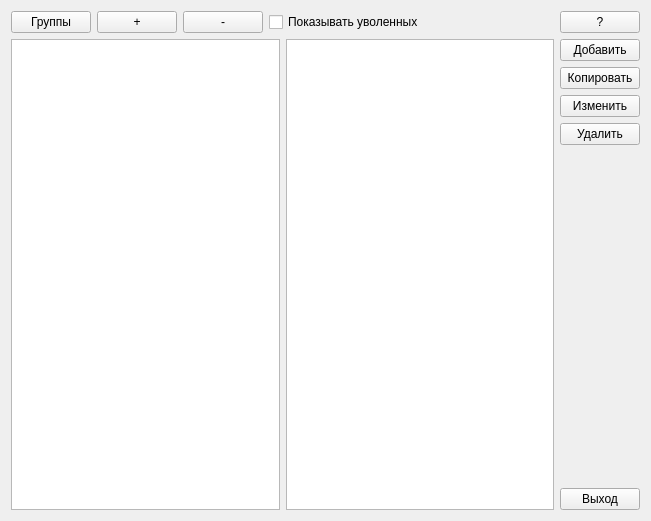
<?xml version="1.0" encoding="UTF-8"?>
<ui version="4.0">
 <class>WorkersWindow</class>
 <widget class="QWidget" name="WorkersWindow">
  <property name="geometry">
   <rect>
    <x>0</x>
    <y>0</y>
    <width>651</width>
    <height>521</height>
   </rect>
  </property>
  <property name="windowTitle">
   <string>Form</string>
  </property>
  <layout class="QVBoxLayout" name="verticalLayout_2">
   <item>
    <layout class="QHBoxLayout" name="horizontalLayout">
     <property name="sizeConstraint">
      <enum>QLayout::SizeConstraint::SetDefaultConstraint</enum>
     </property>
     <item>
      <widget class="QPushButton" name="pushButton">
       <property name="sizePolicy">
        <sizepolicy hsizetype="Minimum" vsizetype="Fixed">
         <horstretch>0</horstretch>
         <verstretch>0</verstretch>
        </sizepolicy>
       </property>
       <property name="text">
        <string>Группы</string>
       </property>
      </widget>
     </item>
     <item>
      <widget class="QPushButton" name="pushButton_2">
       <property name="sizePolicy">
        <sizepolicy hsizetype="Minimum" vsizetype="Fixed">
         <horstretch>0</horstretch>
         <verstretch>0</verstretch>
        </sizepolicy>
       </property>
       <property name="text">
        <string>+</string>
       </property>
      </widget>
     </item>
     <item>
      <widget class="QPushButton" name="pushButton_3">
       <property name="sizePolicy">
        <sizepolicy hsizetype="Minimum" vsizetype="Maximum">
         <horstretch>0</horstretch>
         <verstretch>0</verstretch>
        </sizepolicy>
       </property>
       <property name="text">
        <string>-</string>
       </property>
      </widget>
     </item>
     <item>
      <widget class="QCheckBox" name="checkBox">
       <property name="sizePolicy">
        <sizepolicy hsizetype="Maximum" vsizetype="Fixed">
         <horstretch>0</horstretch>
         <verstretch>0</verstretch>
        </sizepolicy>
       </property>
       <property name="text">
        <string>Показывать уволенных</string>
       </property>
      </widget>
     </item>
     <item>
      <spacer name="horizontalSpacer">
       <property name="orientation">
        <enum>Qt::Orientation::Horizontal</enum>
       </property>
       <property name="sizeHint" stdset="0">
        <size>
         <width>40</width>
         <height>20</height>
        </size>
       </property>
      </spacer>
     </item>
     <item>
      <widget class="QPushButton" name="pushButton_4">
       <property name="sizePolicy">
        <sizepolicy hsizetype="Minimum" vsizetype="Fixed">
         <horstretch>0</horstretch>
         <verstretch>0</verstretch>
        </sizepolicy>
       </property>
       <property name="text">
        <string>?</string>
       </property>
      </widget>
     </item>
    </layout>
   </item>
   <item>
    <layout class="QHBoxLayout" name="horizontalLayout_3">
     <item>
      <widget class="QTreeView" name="treeView"/>
     </item>
     <item>
      <widget class="QTableView" name="tableView"/>
     </item>
     <item>
      <layout class="QVBoxLayout" name="verticalLayout_3">
       <item>
        <widget class="QPushButton" name="pushButton_6">
         <property name="text">
          <string>Добавить</string>
         </property>
        </widget>
       </item>
       <item>
        <widget class="QPushButton" name="pushButton_5">
         <property name="text">
          <string>Копировать</string>
         </property>
        </widget>
       </item>
       <item>
        <widget class="QPushButton" name="pushButton_7">
         <property name="text">
          <string>Изменить</string>
         </property>
        </widget>
       </item>
       <item>
        <widget class="QPushButton" name="pushButton_8">
         <property name="text">
          <string>Удалить</string>
         </property>
        </widget>
       </item>
       <item>
        <spacer name="verticalSpacer">
         <property name="orientation">
          <enum>Qt::Orientation::Vertical</enum>
         </property>
         <property name="sizeHint" stdset="0">
          <size>
           <width>20</width>
           <height>40</height>
          </size>
         </property>
        </spacer>
       </item>
       <item>
        <widget class="QPushButton" name="pushButton_9">
         <property name="text">
          <string>Выход</string>
         </property>
        </widget>
       </item>
      </layout>
     </item>
    </layout>
   </item>
  </layout>
 </widget>
 <resources/>
 <connections/>
</ui>
